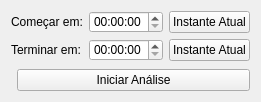
          <widget class="QWidget" name="page_3">
           <property name="geometry">
            <rect>
             <x>0</x>
             <y>0</y>
             <width>241</width>
             <height>101</height>
            </rect>
           </property>
           <attribute name="label">
            <string>Análise</string>
           </attribute>
           <layout class="QFormLayout" name="formLayout_4">
            <item row="0" column="0" colspan="2">
             <layout class="QGridLayout" name="gridLayout">
              <item row="2" column="0">
               <widget class="QLabel" name="label_5">
                <property name="text">
                 <string>Terminar em:</string>
                </property>
               </widget>
              </item>
              <item row="2" column="2">
               <widget class="QPushButton" name="btnEndTimeSetInstant">
                <property name="text">
                 <string>Instante Atual</string>
                </property>
               </widget>
              </item>
              <item row="1" column="0">
               <widget class="QLabel" name="label_4">
                <property name="text">
                 <string>Começar em:</string>
                </property>
               </widget>
              </item>
              <item row="1" column="1">
               <widget class="QTimeEdit" name="startTime">
                <property name="displayFormat">
                 <string>HH:mm:ss</string>
                </property>
               </widget>
              </item>
              <item row="1" column="2">
               <widget class="QPushButton" name="btnStartTimeSetInstant">
                <property name="text">
                 <string>Instante Atual</string>
                </property>
               </widget>
              </item>
              <item row="2" column="1">
               <widget class="QTimeEdit" name="endTime">
                <property name="displayFormat">
                 <string>HH:mm:ss</string>
                </property>
               </widget>
              </item>
             </layout>
            </item>
            <item row="1" column="1">
             <widget class="QPushButton" name="startBtn">
              <property name="text">
               <string>Iniciar Análise</string>
              </property>
             </widget>
            </item>
           </layout>
          </widget>
